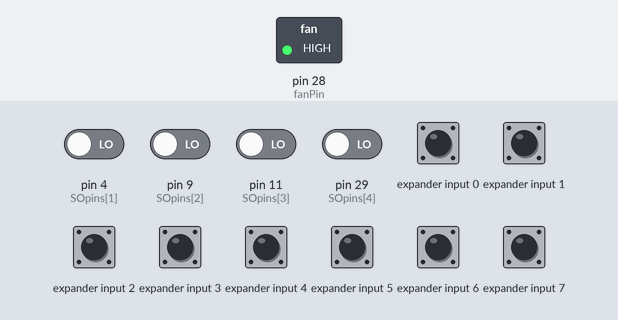
This sketch was run on a simulated Arduino Mega 2560, built with avr-gcc and run on an emulated ATmega2560. Shown: switched loads named in the sketch (green lamp = pin HIGH). Wiring (inferred from the names in the program): input shift register (74HC165): load pin 6; clock pin 3; serial out pin 2. The test bench sets the inputs (shaded band); at power-on: expander input 0–7 HIGH, pin 4 (SOpins[1]), pin 9 (SOpins[2]), pin 11 (SOpins[3]), pin 29 (SOpins[4]) LOW. Pins used as bus, display or sensor lines are not drawn; what the sketch prints to the serial monitor is not drawn.

Above: at 0.1 s.
Timing chart, 0 to 1.6 s (numbered marks = the images above):
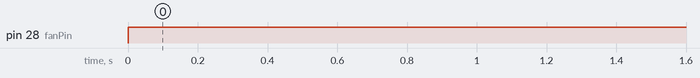

The sketch:

multitemp.ino
```cpp
#include <Wire.h>
#include <SPI.h>

int CSpin = 6; //clock signal
int SOpins[] = {2, 4, 9, 11, 29};
int SCKpins[] = {3, 5, 10, 12, 30};
int sensorNum = 5;
int fanPin = 28;
int temp;

/*
 * # Conversion to temperature: R_therm = 10k*exp(K*(1/T-1/T0)
        # and ADC = R/(R+10k)*(2^12-1)
        T0 = 25+273.15 # K
        K = 3950 # K
        self.data['Temp'] = 1.0/(1.0/T0+np.log(self.data['C']/((2**12-1)-self.data['C']))/K)-273.15 # oC
 */


unsigned long currentTime = 0;
unsigned long prevTime = 0;

void setup() {
  // put your setup code here, to run once:
  pinMode(CSpin, OUTPUT);
  for(int i = 0; i < sensorNum; i++) {
    pinMode(SOpins[i], INPUT);
    pinMode(SCKpins[i], OUTPUT);
  }

  pinMode(fanPin, OUTPUT);

  Serial.begin(9600);
}

void loop() {
  // put your main code here, to run repeatedly:
  currentTime = millis();

  if(currentTime-prevTime >= 1000) {
    Serial.print(currentTime/1000);
    Serial.print(", ");

    for(int i=0; i<sensorNum; i++) {
      temp = readThermocouple(i);
      Serial.print(temp);
      Serial.print(", ");
    }
    Serial.println();
    prevTime = currentTime;
  }

  analogWrite(fanPin, 1*255);
}

//double ambientTemp() {
//  return analogRead(16);
//}

double readThermocouple(int i) {

  uint16_t v;

  digitalWrite(CSpin, LOW);
  delay(1);

  // Read in 16 bits,
  //  15    = 0 always
  //  14..2 = 0.25 degree counts MSB First
  //  2     = 1 if thermocouple is open circuit
  //  1..0  = uninteresting status

  v = shiftIn(SOpins[i], SCKpins[i], MSBFIRST);
  v <<= 8;
  v |= shiftIn(SOpins[i], SCKpins[i], MSBFIRST);

  digitalWrite(CSpin, HIGH);
  if (v & 0x4)
  {
    // Bit 2 indicates if the thermocouple is disconnected
    return NAN;
  }

  // The lower three bits (0,1,2) are discarded status bits
  v >>= 3;

  // The remaining bits are the number of 0.25 degree (C) counts
  return v*0.25;
}
```

Measured:
- by itself, pin 28 (fanPin): LOW → HIGH at 0.00 s
